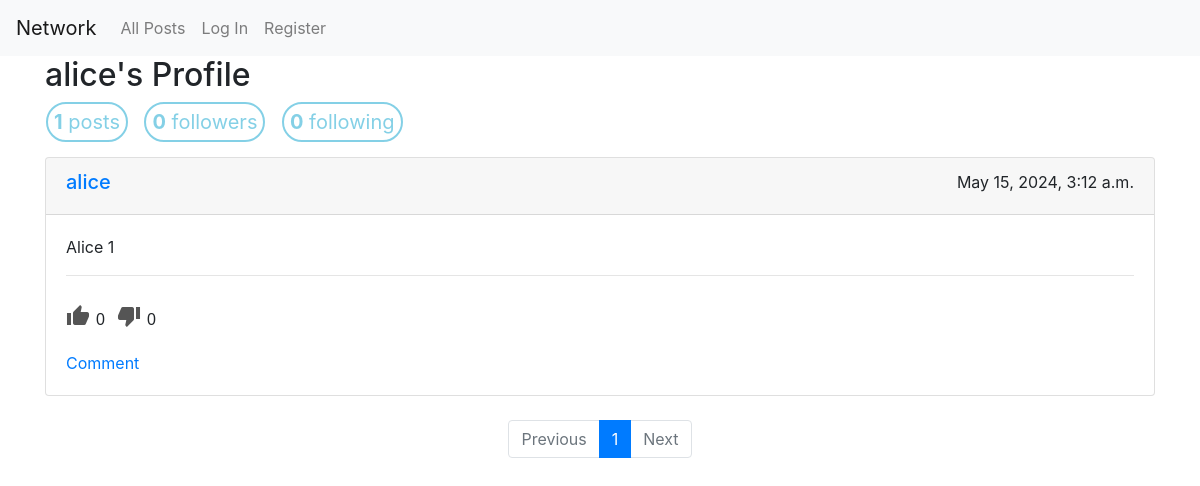
The app's page /profile/alice, older data.
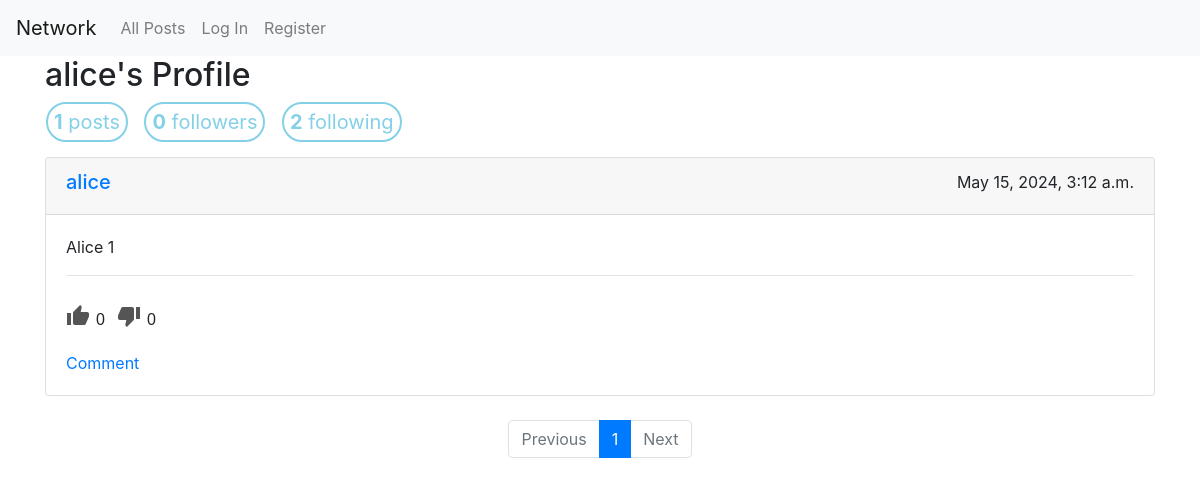
The same page, newer data.
### network/models.py (models this page shows)
class User(AbstractUser):
    following = models.ManyToManyField("User", blank=True, related_name="followers")
    def following_num(self):
        return self.following.all().count()
    def follower_num(self):
        return self.followers.all().count()
    def post_num(self):
        return self.posts.all().count()

class Post(models.Model):
    poster = models.ForeignKey(User, on_delete=models.CASCADE, related_name="posts")
    content = models.TextField()
    timestamp = models.DateTimeField(auto_now_add=True)
    likes = models.ManyToManyField(User, blank=True, related_name="liked_posts")
    dislikes = models.ManyToManyField(User, blank=True, related_name="disliked_posts")
    def like_num(self):
        return self.likes.all().count()
    def dislike_num(self):
        return self.dislikes.all().count()

### network/views.py (the view)
# urls.py: path("profile/<str:username>", views.profile, name="profile"),
def profile(request, username):
    if request.GET.get("page") is None:
        page_number = int(1)
    else:
        page_number = request.GET.get("page")
    user = User.objects.get(username=username)
    profile_posts = Post.objects.filter(poster=user).order_by("-timestamp")
    post_paginator = Paginator(profile_posts, NUM)
    post_page = post_paginator.get_page(page_number)
    return render(request, "network/index.html", {
        "title": "My Profile" if user == request.user else f"{user.username}'s Profile",
        "profile": True,
        "user": user,
        "posts_per_page": post_page,
        "form": PostForm()
    })

### network/templates/network/index.html (shortened to what this page needs)
{% extends "network/layout.html" %}
{% block body %}
<div class="container">
    <h2 >{{ title }}</h2>
    {% if profile %}
        <div class="d-flex justify-content-between">
            <div class="text-right">
                <div class="profile">
                    <span class="profile-item"><strong>{{ user.post_num }}</strong> posts</span>
                    <span id="follower_num" class="profile-item"><strong>{{ user.follower_num }}</strong> followers</span>
                    <span id="following_num" class="profile-item"><strong>{{ user.following_num }}</strong> following</span>
                </div>
            </div>
        </div>
    {% endif %}
    <div class="row row-cols-1 row-cols-md-1 g-4">
        {% for post in posts_per_page %}
            <div class="col mb-4"><div id="postId_{{ post.id }}" class="post card">
                <div class="card-header">
                    <div class="d-flex justify-content-between">
                        <div class="text-start"><a href="{% url 'profile' username=post.poster.username %}"><h5>{{ post.poster }}</h5></a></div>
                        <div class="text-end">{{ post.timestamp }}</div>
                    </div>
                </div>
                <div class="card-body">
                    <div class="content" style="display: block;">
                        <p class="content_text card-text">{{ post.content }}</p>
                        <hr/>
                        <div class="d-flex justify-content-between">
                            <div class="text-left">
                                    <div class="post-ratings-container">
                                        {% if request.user in post.likes.all %}
                                            <div class="post-rating post-rating-selected">
                                        {% else %}
                                            <div class="post-rating">
                                        {% endif %}
                                            {% if request.user.is_authenticated %}
                                                <span class="logined post-rating-button material-icons">thumb_up</span>
                                            {% else %}
                                                <a href="{% url 'login' %}"><span class="unlogined post-rating-button material-icons">thumb_up</span></a>
                                            {% endif %}
                                            <span class="post-rating-count">{{ post.like_num }}</span>
                                        </div>
                                        {% if request.user in post.dislikes.all %}
                                            <div class="post-rating post-rating-selected">
                                        {% else %}
                                            <div class="post-rating">
                                        {% endif %}
                                            {% if request.user.is_authenticated %}
                                                <span class="logined post-rating-button material-icons">thumb_down</span>
                                            {% else %}
                                                <a href="{% url 'login' %}"><span class="unlogined post-rating-button material-icons">thumb_down</span></a>
                                            {% endif %}
                                            <span class="post-rating-count">{{ post.dislike_num }}</span>
                                        </div>
                                    </div>
                                <br/>
                                <a class="comment_link" href="">Comment</a>
                            </div>
                        </div>
                    </div>
                </div>
            </div></div>
        {% endfor %}
    </div>
</div>
<div class="pagings">
    <nav aria-label="Page navigation">
        <ul class="pagination justify-content-center">
            {% if not posts_per_page.has_previous %}
                <li class="page-item disabled">
                    <a class="page-link" href="" tabindex="-1" aria-disabled="true">Previous</a>
                </li>
            {% endif %}
            {% for page_index in posts_per_page.paginator.page_range %}
                {% if page_index == posts_per_page.number %}
                    <li class="page-item active" aria-current="page">
                        <a class="page-link" href="?page={{ page_index }}">{{ page_index }}<span class="sr-only">(current)</span></a>
                    </li>
                {% else %}
                    <li class="page-item">
                        <a class="page-link" href="?page={{ page_index }}">{{ page_index }}</a>
                    </li>
                {% endif %}
            {% endfor %}
            {% if not posts_per_page.has_next %}
                <li class="page-item disabled">
                    <a class="page-link" href="" tabindex="-1" aria-disabled="true">Next</a>
                </li>
            {% else %}
                <li class="page-item">
                    <a class="page-link" href="?page={{ posts_per_page.next_page_number }}">Next</a>
                </li>
            {% endif %}
        </ul>
    </nav>
</div>
{% endblock %}

### network/templates/network/layout.html (shortened to what this page needs)
{% load static %}
<!DOCTYPE html>
<html lang="en">
    <head>
        <link rel="stylesheet" href="https://stackpath.bootstrapcdn.com/bootstrap/4.4.1/css/bootstrap.min.css">
        <link href="{% static 'network/styles.css' %}" rel="stylesheet">
    </head>
    <body>
        <nav class="navbar navbar-expand-lg navbar-light bg-light">
            <a class="navbar-brand" href="{% url 'index' %}">Network</a>
            <div>
              <ul class="navbar-nav mr-auto">
                <li class="nav-item">
                  <a class="nav-link" href="{% url 'index' %}">All Posts</a>
                </li>
                {% if request.user.is_authenticated %}
                    <li class="nav-item">
                        <a class="nav-link" href="{% url 'show_following' %}">Following</a>
                    </li>
                    <li class="nav-item">
                        <a class="nav-link" href="{% url 'logout' %}">Log Out</a>
                    </li>
                {% else %}
                    <li class="nav-item">
                        <a class="nav-link" href="{% url 'login' %}">Log In</a>
                    </li>
                    <li class="nav-item">
                        <a class="nav-link" href="{% url 'register' %}">Register</a>
                    </li>
                {% endif %}
              </ul>
            </div>
          </nav>
        <div class="body">
            {% block body %}
            {% endblock %}
        </div>
    </body>
</html>

### network/static/network/styles.css (style rules this page uses)
.profile { margin-top: 5px; margin-bottom: 20px; margin-left: -5px; }
.profile-item { margin: 6px; padding: 6px; font-size: 20px; color: rgba(91, 192, 222, 0.75); border: 2px solid rgba(91, 192, 222, 0.75); border-radius: 20px; }
.post-ratings-container { font-family: 'Lexend', sans-serif; display: flex; justify-content: end; padding: 12px 0; margin-bottom: -20px; }
.post-rating { display: flex; align-items: center; cursor: default; }
.post-rating:not(:last-child) { margin-right: 12px; }
.post-rating-button { margin-right: 6px; cursor: pointer; color: #555555; }

Row changes from the older to the newer data that the page shows:
changed User: following_num "0" → "2"
